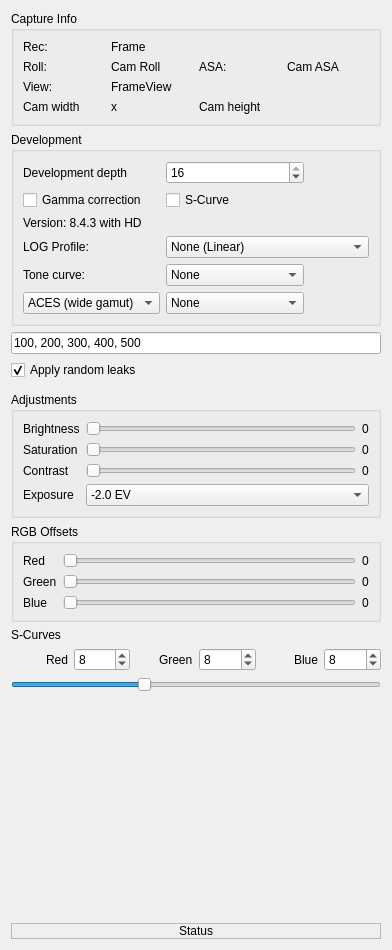
        <widget class="QWidget" name="controlsScrollAreaWidget">
         <property name="geometry">
          <rect>
           <x>0</x>
           <y>0</y>
           <width>392</width>
           <height>950</height>
          </rect>
         </property>
         <layout class="QVBoxLayout" name="controlsColumn">
          <item>
           <widget class="QGroupBox" name="infoGroup">
            <property name="title">
             <string>Capture Info</string>
            </property>
            <layout class="QGridLayout" name="infoGrid">
             <item row="0" column="0">
              <widget class="QLabel" name="label_12">
               <property name="text">
                <string>Rec:</string>
               </property>
              </widget>
             </item>
             <item row="0" column="1">
              <widget class="QLabel" name="label">
               <property name="text">
                <string>Frame</string>
               </property>
              </widget>
             </item>
             <item row="1" column="0">
              <widget class="QLabel" name="label_10">
               <property name="text">
                <string>Roll:</string>
               </property>
              </widget>
             </item>
             <item row="1" column="1">
              <widget class="QLabel" name="label_6">
               <property name="text">
                <string>Cam Roll</string>
               </property>
              </widget>
             </item>
             <item row="1" column="2">
              <widget class="QLabel" name="label_5">
               <property name="text">
                <string>ASA:</string>
               </property>
              </widget>
             </item>
             <item row="1" column="3">
              <widget class="QLabel" name="label_7">
               <property name="text">
                <string>Cam ASA</string>
               </property>
              </widget>
             </item>
             <item row="2" column="0">
              <widget class="QLabel" name="label_FrameView_2">
               <property name="text">
                <string>View:</string>
               </property>
              </widget>
             </item>
             <item row="2" column="1">
              <widget class="QLabel" name="label_FrameView">
               <property name="text">
                <string>FrameView</string>
               </property>
              </widget>
             </item>
             <item row="3" column="0">
              <widget class="QLabel" name="label_8">
               <property name="text">
                <string>Cam width</string>
               </property>
              </widget>
             </item>
             <item row="3" column="1">
              <widget class="QLabel" name="label_3">
               <property name="text">
                <string>x</string>
               </property>
              </widget>
             </item>
             <item row="3" column="2">
              <widget class="QLabel" name="label_9">
               <property name="text">
                <string>Cam height</string>
               </property>
              </widget>
             </item>
            </layout>
           </widget>
          </item>
          <item>
           <widget class="QGroupBox" name="devGroup">
            <property name="title">
             <string>Development</string>
            </property>
            <layout class="QGridLayout" name="devGrid">
             <item row="3" column="1" colspan="2">
              <widget class="QComboBox" name="comboLogMode">
               <item>
                <property name="text">
                 <string>None (Linear)</string>
                </property>
               </item>
               <item>
                <property name="text">
                 <string>LOG16 (Sony-style)</string>
                </property>
               </item>
               <item>
                <property name="text">
                 <string>Arri LogC3</string>
                </property>
               </item>
               <item>
                <property name="text">
                 <string>ACEScct</string>
                </property>
               </item>
              </widget>
             </item>
             <item row="0" column="0">
              <widget class="QLabel" name="label_2">
               <property name="text">
                <string>Development depth</string>
               </property>
              </widget>
             </item>
             <item row="1" column="1" colspan="2">
              <widget class="QCheckBox" name="SCurveBox">
               <property name="text">
                <string>S-Curve</string>
               </property>
               <property name="checked">
                <bool>false</bool>
               </property>
              </widget>
             </item>
             <item row="0" column="1">
              <widget class="QSpinBox" name="bitDepth">
               <property name="minimum">
                <number>8</number>
               </property>
               <property name="maximum">
                <number>16</number>
               </property>
               <property name="singleStep">
                <number>8</number>
               </property>
               <property name="value">
                <number>16</number>
               </property>
              </widget>
             </item>
             <item row="3" column="0">
              <widget class="QLabel" name="label_BaseCurve">
               <property name="text">
                <string>LOG Profile:</string>
               </property>
              </widget>
             </item>
             <item row="2" column="0" colspan="3">
              <widget class="QLabel" name="label_11">
               <property name="text">
                <string>Version: 8.4.3 with HD</string>
               </property>
              </widget>
             </item>
             <item row="5" column="1">
              <widget class="QComboBox" name="comboEmulsionLook">
               <item>
                <property name="text">
                 <string>None</string>
                </property>
               </item>
               <item>
                <property name="text">
                 <string>Ektachrome 100D</string>
                </property>
               </item>
               <item>
                <property name="text">
                 <string>Vision3 500T</string>
                </property>
               </item>
               <item>
                <property name="text">
                 <string>Wolfen 400</string>
                </property>
               </item>
              </widget>
             </item>
             <item row="1" column="0">
              <widget class="QCheckBox" name="GammaCorrectionBox">
               <property name="text">
                <string>Gamma correction</string>
               </property>
              </widget>
             </item>
             <item row="4" column="1">
              <widget class="QComboBox" name="comboToneCurve">
               <item>
                <property name="text">
                 <string>None</string>
                </property>
               </item>
               <item>
                <property name="text">
                 <string>Filmlook (S-Curves)</string>
                </property>
               </item>
               <item>
                <property name="text">
                 <string>Filmic (Hable)</string>
                </property>
               </item>
               <item>
                <property name="text">
                 <string>Reinhard</string>
                </property>
               </item>
               <item>
                <property name="text">
                 <string>Aces like</string>
                </property>
               </item>
              </widget>
             </item>
             <item row="4" column="0">
              <widget class="QLabel" name="label_13">
               <property name="text">
                <string>Tone curve:</string>
               </property>
              </widget>
             </item>
             <item row="5" column="0">
              <widget class="QComboBox" name="comboGradingMode">
               <item>
                <property name="text">
                 <string>ACES (wide gamut)</string>
                </property>
               </item>
               <item>
                <property name="text">
                 <string>LOG grading</string>
                </property>
               </item>
              </widget>
             </item>
            </layout>
           </widget>
          </item>
          <item>
           <widget class="QLineEdit" name="leakFramesLineEdit">
            <property name="text">
             <string>100, 200, 300, 400, 500</string>
            </property>
           </widget>
          </item>
          <item>
           <widget class="QCheckBox" name="devRandomLeaksCheckBox">
            <property name="text">
             <string>Apply random leaks</string>
            </property>
            <property name="checked">
             <bool>true</bool>
            </property>
           </widget>
          </item>
          <item>
           <widget class="CollapsiblePanel" name="devEffectsPanel" native="true">
            <property name="title" stdset="0">
             <string>Super 8 Development Effects</string>
            </property>
            <widget class="QWidget" name="devEffectsContent">
             <property name="geometry">
              <rect>
               <x>0</x>
               <y>0</y>
               <width>229</width>
               <height>220</height>
              </rect>
             </property>
             <layout class="QVBoxLayout" name="devEffectsLayout">
              <item>
               <widget class="QCheckBox" name="devEffectsEnableBox">
                <property name="text">
                 <string>Enable Super 8 Effects</string>
                </property>
                <property name="checked">
                 <bool>false</bool>
                </property>
               </widget>
              </item>
              <item>
               <layout class="QGridLayout" name="devEffectsGrid">
                <property name="horizontalSpacing">
                 <number>8</number>
                </property>
                <property name="verticalSpacing">
                 <number>6</number>
                </property>
                <item row="0" column="0">
                 <widget class="QLabel" name="labelDevScratches">
                  <property name="text">
                   <string>Scratches</string>
                  </property>
                 </widget>
                </item>
                <item row="0" column="1">
                 <widget class="QSlider" name="devScratchesSlider">
                  <property name="minimum">
                   <number>0</number>
                  </property>
                  <property name="maximum">
                   <number>100</number>
                  </property>
                  <property name="value">
                   <number>10</number>
                  </property>
                  <property name="orientation">
                   <enum>Qt::Orientation::Horizontal</enum>
                  </property>
                 </widget>
                </item>
                <item row="1" column="0">
                 <widget class="QLabel" name="labelDevDust">
                  <property name="text">
                   <string>Dust / Specs</string>
                  </property>
                 </widget>
                </item>
                <item row="1" column="1">
                 <widget class="QSlider" name="devDustSlider">
                  <property name="minimum">
                   <number>0</number>
                  </property>
                  <property name="maximum">
                   <number>100</number>
                  </property>
                  <property name="value">
                   <number>5</number>
                  </property>
                  <property name="orientation">
                   <enum>Qt::Orientation::Horizontal</enum>
                  </property>
                 </widget>
                </item>
                <item row="2" column="0">
                 <widget class="QLabel" name="labelDevLightLeak">
                  <property name="text">
                   <string>Light Leak</string>
                  </property>
                 </widget>
                </item>
                <item row="2" column="1">
                 <widget class="QSlider" name="devLightLeakSlider">
                  <property name="minimum">
                   <number>0</number>
                  </property>
                  <property name="maximum">
                   <number>100</number>
                  </property>
                  <property name="value">
                   <number>10</number>
                  </property>
                  <property name="orientation">
                   <enum>Qt::Orientation::Horizontal</enum>
                  </property>
                 </widget>
                </item>
                <item row="3" column="0">
                 <widget class="QLabel" name="labelDevWeave">
                  <property name="text">
                   <string>Film Weave</string>
                  </property>
                 </widget>
                </item>
                <item row="3" column="1">
                 <widget class="QSlider" name="devWeaveSlider">
                  <property name="minimum">
                   <number>0</number>
                  </property>
                  <property name="maximum">
                   <number>100</number>
                  </property>
                  <property name="value">
                   <number>3</number>
                  </property>
                  <property name="orientation">
                   <enum>Qt::Orientation::Horizontal</enum>
                  </property>
                 </widget>
                </item>
                <item row="4" column="0">
                 <widget class="QLabel" name="labelDevGrain">
                  <property name="text">
                   <string>Grain</string>
                  </property>
                 </widget>
                </item>
                <item row="4" column="1">
                 <widget class="QSlider" name="devGrainSlider">
                  <property name="minimum">
                   <number>0</number>
                  </property>
                  <property name="maximum">
                   <number>100</number>
                  </property>
                  <property name="value">
                   <number>15</number>
                  </property>
                  <property name="orientation">
                   <enum>Qt::Orientation::Horizontal</enum>
                  </property>
                 </widget>
                </item>
                <item row="5" column="0">
                 <widget class="QLabel" name="labelDevFadeInWarmth">
                  <property name="text">
                   <string>Fade-in Warmth (frames)</string>
                  </property>
                 </widget>
                </item>
                <item row="5" column="1">
                 <widget class="QSlider" name="devFadeInWarmthSlider">
                  <property name="minimum">
                   <number>0</number>
                  </property>
                  <property name="maximum">
                   <number>120</number>
                  </property>
                  <property name="value">
                   <number>12</number>
                  </property>
                  <property name="orientation">
                   <enum>Qt::Orientation::Horizontal</enum>
                  </property>
                 </widget>
                </item>
                <item row="6" column="0">
                 <widget class="QLabel" name="labelDevFadeOutYellow">
                  <property name="text">
                   <string>Fade-out Yellow Shift</string>
                  </property>
                 </widget>
                </item>
                <item row="6" column="1">
                 <widget class="QSlider" name="devFadeOutYellowSlider">
                  <property name="minimum">
                   <number>0</number>
                  </property>
                  <property name="maximum">
                   <number>100</number>
                  </property>
                  <property name="value">
                   <number>70</number>
                  </property>
                  <property name="orientation">
                   <enum>Qt::Orientation::Horizontal</enum>
                  </property>
                 </widget>
                </item>
               </layout>
              </item>
             </layout>
            </widget>
           </widget>
          </item>
          <item>
           <widget class="QGroupBox" name="groupBox">
            <property name="title">
             <string>Adjustments</string>
            </property>
            <layout class="QGridLayout" name="gridLayout">
             <item row="0" column="0">
              <widget class="QLabel" name="label_4">
               <property name="text">
                <string>Brightness</string>
               </property>
              </widget>
             </item>
             <item row="0" column="1">
              <widget class="QSlider" name="Brightness_slider">
               <property name="minimum">
                <number>-255</number>
               </property>
               <property name="maximum">
                <number>255</number>
               </property>
               <property name="value">
                <number>-255</number>
               </property>
               <property name="orientation">
                <enum>Qt::Orientation::Horizontal</enum>
               </property>
              </widget>
             </item>
             <item row="0" column="2">
              <widget class="QLabel" name="label_22">
               <property name="text">
                <string>0</string>
               </property>
              </widget>
             </item>
             <item row="1" column="0">
              <widget class="QLabel" name="label_21">
               <property name="text">
                <string>Saturation</string>
               </property>
              </widget>
             </item>
             <item row="1" column="1">
              <widget class="QSlider" name="Saturation_slider">
               <property name="minimum">
                <number>0</number>
               </property>
               <property name="maximum">
                <number>400</number>
               </property>
               <property name="singleStep">
                <number>1</number>
               </property>
               <property name="orientation">
                <enum>Qt::Orientation::Horizontal</enum>
               </property>
              </widget>
             </item>
             <item row="1" column="2">
              <widget class="QLabel" name="label_23">
               <property name="text">
                <string>0</string>
               </property>
              </widget>
             </item>
             <item row="2" column="0">
              <widget class="QLabel" name="label_24">
               <property name="text">
                <string>Contrast</string>
               </property>
              </widget>
             </item>
             <item row="2" column="1">
              <widget class="QSlider" name="Contrast_slider">
               <property name="maximum">
                <number>400</number>
               </property>
               <property name="orientation">
                <enum>Qt::Orientation::Horizontal</enum>
               </property>
              </widget>
             </item>
             <item row="2" column="2">
              <widget class="QLabel" name="label_25">
               <property name="text">
                <string>0</string>
               </property>
              </widget>
             </item>
             <item row="3" column="0">
              <widget class="QLabel" name="label_Exposure">
               <property name="text">
                <string>Exposure</string>
               </property>
              </widget>
             </item>
             <item row="3" column="1" colspan="2">
              <widget class="QComboBox" name="ExposureCombo">
               <item>
                <property name="text">
                 <string>-2.0 EV</string>
                </property>
               </item>
               <item>
                <property name="text">
                 <string>-1.5 EV</string>
                </property>
               </item>
               <item>
                <property name="text">
                 <string>-1.0 EV</string>
                </property>
               </item>
               <item>
                <property name="text">
                 <string>-0.5 EV</string>
                </property>
               </item>
               <item>
                <property name="text">
                 <string>0.0 EV</string>
                </property>
               </item>
               <item>
                <property name="text">
                 <string>+0.5 EV</string>
                </property>
               </item>
               <item>
                <property name="text">
                 <string>+1.0 EV</string>
                </property>
               </item>
               <item>
                <property name="text">
                 <string>+1.5 EV</string>
                </property>
               </item>
               <item>
                <property name="text">
                 <string>+2.0 EV</string>
                </property>
               </item>
              </widget>
             </item>
            </layout>
           </widget>
          </item>
          <item>
           <widget class="QGroupBox" name="rgbGroup">
            <property name="title">
             <string>RGB Offsets</string>
            </property>
            <layout class="QGridLayout" name="rgbGrid">
             <item row="2" column="2">
              <widget class="QLabel" name="label_20">
               <property name="text">
                <string>0</string>
               </property>
              </widget>
             </item>
             <item row="0" column="2">
              <widget class="QLabel" name="label_18">
               <property name="text">
                <string>0</string>
               </property>
              </widget>
             </item>
             <item row="0" column="0">
              <widget class="QLabel" name="label_15">
               <property name="text">
                <string>Red</string>
               </property>
              </widget>
             </item>
             <item row="0" column="1">
              <widget class="QSlider" name="Red_Slider">
               <property name="minimum">
                <number>0</number>
               </property>
               <property name="maximum">
                <number>255</number>
               </property>
               <property name="orientation">
                <enum>Qt::Orientation::Horizontal</enum>
               </property>
              </widget>
             </item>
             <item row="1" column="2">
              <widget class="QLabel" name="label_19">
               <property name="text">
                <string>0</string>
               </property>
              </widget>
             </item>
             <item row="1" column="1">
              <widget class="QSlider" name="Green_Slider">
               <property name="minimum">
                <number>0</number>
               </property>
               <property name="maximum">
                <number>255</number>
               </property>
               <property name="orientation">
                <enum>Qt::Orientation::Horizontal</enum>
               </property>
              </widget>
             </item>
             <item row="2" column="1">
              <widget class="QSlider" name="Blue_Slider">
               <property name="minimum">
                <number>0</number>
               </property>
               <property name="maximum">
                <number>255</number>
               </property>
               <property name="orientation">
                <enum>Qt::Orientation::Horizontal</enum>
               </property>
              </widget>
             </item>
             <item row="2" column="0">
              <widget class="QLabel" name="label_16">
               <property name="text">
                <string>Blue</string>
               </property>
              </widget>
             </item>
             <item row="1" column="0">
              <widget class="QLabel" name="label_17">
               <property name="text">
                <string>Green</string>
               </property>
              </widget>
             </item>
            </layout>
           </widget>
          </item>
          <item>
           <layout class="QGridLayout" name="curvesGrid">
            <item row="1" column="2" alignment="Qt::AlignmentFlag::AlignRight">
             <widget class="QLabel" name="label_27">
              <property name="text">
               <string>Green</string>
              </property>
             </widget>
            </item>
            <item row="1" column="1">
             <widget class="QSpinBox" name="spinBox_RedCurve">
              <property name="maximum">
               <number>32</number>
              </property>
              <property name="value">
               <number>8</number>
              </property>
             </widget>
            </item>
            <item row="1" column="0" alignment="Qt::AlignmentFlag::AlignRight">
             <widget class="QLabel" name="label_14">
              <property name="text">
               <string>Red</string>
              </property>
             </widget>
            </item>
            <item row="1" column="4" alignment="Qt::AlignmentFlag::AlignRight">
             <widget class="QLabel" name="label_28">
              <property name="text">
               <string>Blue</string>
              </property>
             </widget>
            </item>
            <item row="0" column="0">
             <widget class="QLabel" name="label_26">
              <property name="text">
               <string>S-Curves</string>
              </property>
             </widget>
            </item>
            <item row="1" column="5">
             <widget class="QSpinBox" name="spinBox_BlueCurve">
              <property name="maximum">
               <number>32</number>
              </property>
              <property name="value">
               <number>8</number>
              </property>
             </widget>
            </item>
            <item row="1" column="3">
             <widget class="QSpinBox" name="spinBox_GreenCurve">
              <property name="maximum">
               <number>32</number>
              </property>
              <property name="value">
               <number>8</number>
              </property>
             </widget>
            </item>
           </layout>
          </item>
          <item>
           <widget class="QSlider" name="sliderSCurvePivot">
            <property name="sliderPosition">
             <number>35</number>
            </property>
            <property name="orientation">
             <enum>Qt::Orientation::Horizontal</enum>
            </property>
           </widget>
          </item>
          <item>
           <widget class="SCurvePreviewLUT" name="sCurvePreview" native="true">
            <property name="sizePolicy">
             <sizepolicy hsizetype="Expanding" vsizetype="Expanding">
              <horstretch>0</horstretch>
              <verstretch>0</verstretch>
             </sizepolicy>
            </property>
            <property name="minimumSize">
             <size>
              <width>300</width>
              <height>180</height>
             </size>
            </property>
           </widget>
          </item>
          <item>
           <widget class="QLabel" name="StatusUpdate">
            <property name="sizePolicy">
             <sizepolicy hsizetype="Expanding" vsizetype="Preferred">
              <horstretch>0</horstretch>
              <verstretch>0</verstretch>
             </sizepolicy>
            </property>
            <property name="frameShape">
             <enum>QFrame::Shape::StyledPanel</enum>
            </property>
            <property name="text">
             <string>Status</string>
            </property>
            <property name="alignment">
             <set>Qt::AlignmentFlag::AlignCenter</set>
            </property>
            <property name="wordWrap">
             <bool>true</bool>
            </property>
           </widget>
          </item>
         </layout>
        </widget>
